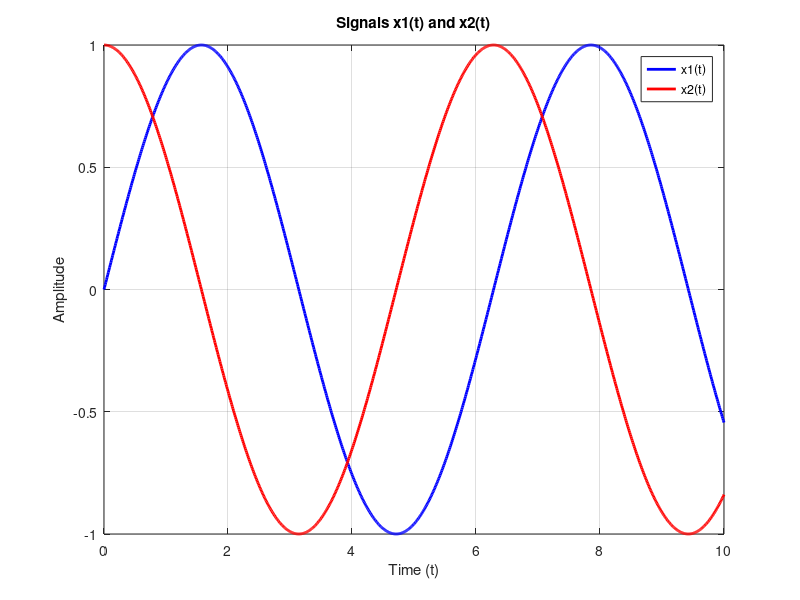

MATLAB code for this plot:
t = 0:0.01:10;

x1 = sin(t);
x2 = cos(t);

plot(t,x1,'b','LineWidth',2);
hold on;
plot(t,x2,'r','LineWidth',2);

xlabel('Time (t)');
ylabel('Amplitude');
title('Signals x1(t) and x2(t)');
legend('x1(t)','x2(t)');
grid on;
